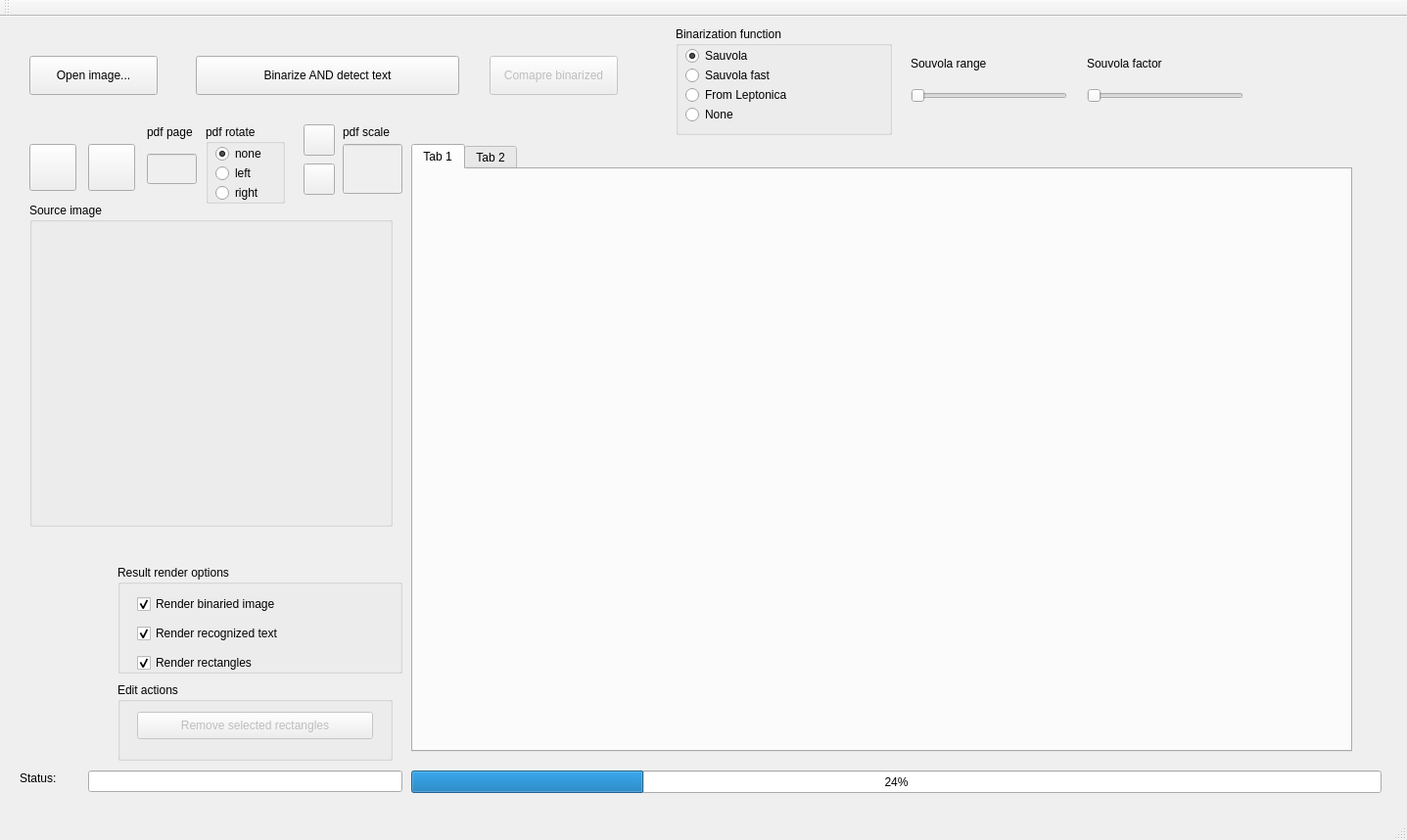
<?xml version="1.0" encoding="UTF-8"?>
<ui version="4.0">
 <class>WidImageBinarizerClass</class>
 <widget class="QMainWindow" name="WidImageBinarizerClass">
  <property name="geometry">
   <rect>
    <x>0</x>
    <y>0</y>
    <width>1437</width>
    <height>858</height>
   </rect>
  </property>
  <property name="windowTitle">
   <string>Image Binarizer Demo App</string>
  </property>
  <widget class="QWidget" name="centralWidget">
   <widget class="QPushButton" name="m_pushButtonOpenImage">
    <property name="geometry">
     <rect>
      <x>30</x>
      <y>40</y>
      <width>131</width>
      <height>40</height>
     </rect>
    </property>
    <property name="maximumSize">
     <size>
      <width>16777215</width>
      <height>40</height>
     </size>
    </property>
    <property name="text">
     <string>Open image...</string>
    </property>
   </widget>
   <widget class="QPushButton" name="m_pushButtonBinarize">
    <property name="geometry">
     <rect>
      <x>200</x>
      <y>40</y>
      <width>269</width>
      <height>40</height>
     </rect>
    </property>
    <property name="maximumSize">
     <size>
      <width>16777215</width>
      <height>40</height>
     </size>
    </property>
    <property name="text">
     <string>Binarize AND detect text</string>
    </property>
   </widget>
   <widget class="QGroupBox" name="groupBox">
    <property name="geometry">
     <rect>
      <x>30</x>
      <y>190</y>
      <width>371</width>
      <height>331</height>
     </rect>
    </property>
    <property name="title">
     <string>Source image</string>
    </property>
    <widget class="QLabel" name="m_labelImageSrc">
     <property name="geometry">
      <rect>
       <x>10</x>
       <y>20</y>
       <width>341</width>
       <height>301</height>
      </rect>
     </property>
     <property name="text">
      <string/>
     </property>
    </widget>
   </widget>
   <widget class="QLabel" name="m_labelSauvolaRange">
    <property name="geometry">
     <rect>
      <x>930</x>
      <y>40</y>
      <width>101</width>
      <height>16</height>
     </rect>
    </property>
    <property name="text">
     <string>Souvola range</string>
    </property>
   </widget>
   <widget class="QSlider" name="m_sliderSauvolaRange">
    <property name="geometry">
     <rect>
      <x>930</x>
      <y>70</y>
      <width>160</width>
      <height>22</height>
     </rect>
    </property>
    <property name="minimum">
     <number>1</number>
    </property>
    <property name="maximum">
     <number>12</number>
    </property>
    <property name="orientation">
     <enum>Qt::Horizontal</enum>
    </property>
   </widget>
   <widget class="QLabel" name="m_labelSauvolaFactor">
    <property name="geometry">
     <rect>
      <x>1110</x>
      <y>40</y>
      <width>151</width>
      <height>16</height>
     </rect>
    </property>
    <property name="text">
     <string>Souvola factor</string>
    </property>
   </widget>
   <widget class="QSlider" name="m_sliderSauvolaFactor">
    <property name="geometry">
     <rect>
      <x>1110</x>
      <y>70</y>
      <width>160</width>
      <height>22</height>
     </rect>
    </property>
    <property name="minimum">
     <number>0</number>
    </property>
    <property name="maximum">
     <number>10</number>
    </property>
    <property name="orientation">
     <enum>Qt::Horizontal</enum>
    </property>
   </widget>
   <widget class="QTabWidget" name="m_tabWidget">
    <property name="geometry">
     <rect>
      <x>420</x>
      <y>130</y>
      <width>961</width>
      <height>621</height>
     </rect>
    </property>
    <property name="currentIndex">
     <number>0</number>
    </property>
    <widget class="QWidget" name="tab">
     <attribute name="title">
      <string>Tab 1</string>
     </attribute>
    </widget>
    <widget class="QWidget" name="tab_2">
     <attribute name="title">
      <string>Tab 2</string>
     </attribute>
    </widget>
   </widget>
   <widget class="QGroupBox" name="groupBox_2">
    <property name="geometry">
     <rect>
      <x>690</x>
      <y>10</y>
      <width>221</width>
      <height>111</height>
     </rect>
    </property>
    <property name="title">
     <string>Binarization function</string>
    </property>
    <widget class="QRadioButton" name="m_radioFuncSauvola">
     <property name="geometry">
      <rect>
       <x>10</x>
       <y>20</y>
       <width>141</width>
       <height>20</height>
      </rect>
     </property>
     <property name="text">
      <string>Sauvola</string>
     </property>
     <property name="checked">
      <bool>true</bool>
     </property>
    </widget>
    <widget class="QRadioButton" name="m_radioFuncLeptonica">
     <property name="geometry">
      <rect>
       <x>10</x>
       <y>60</y>
       <width>131</width>
       <height>20</height>
      </rect>
     </property>
     <property name="text">
      <string>From Leptonica</string>
     </property>
    </widget>
    <widget class="QRadioButton" name="m_radioFuncNone">
     <property name="geometry">
      <rect>
       <x>10</x>
       <y>80</y>
       <width>131</width>
       <height>20</height>
      </rect>
     </property>
     <property name="text">
      <string>None</string>
     </property>
    </widget>
    <widget class="QRadioButton" name="m_radioFuncSauvolaFast">
     <property name="geometry">
      <rect>
       <x>10</x>
       <y>40</y>
       <width>141</width>
       <height>20</height>
      </rect>
     </property>
     <property name="text">
      <string>Sauvola fast</string>
     </property>
     <property name="checked">
      <bool>false</bool>
     </property>
    </widget>
   </widget>
   <widget class="QLabel" name="label">
    <property name="geometry">
     <rect>
      <x>20</x>
      <y>770</y>
      <width>55</width>
      <height>16</height>
     </rect>
    </property>
    <property name="text">
     <string>Status:</string>
    </property>
   </widget>
   <widget class="QLineEdit" name="m_lineEditStatus">
    <property name="geometry">
     <rect>
      <x>90</x>
      <y>770</y>
      <width>321</width>
      <height>22</height>
     </rect>
    </property>
    <property name="readOnly">
     <bool>true</bool>
    </property>
   </widget>
   <widget class="QGroupBox" name="groupBox_3">
    <property name="geometry">
     <rect>
      <x>120</x>
      <y>560</y>
      <width>291</width>
      <height>111</height>
     </rect>
    </property>
    <property name="title">
     <string>Result render options</string>
    </property>
    <widget class="QCheckBox" name="m_checkBoxRenderBinarizedImage">
     <property name="geometry">
      <rect>
       <x>20</x>
       <y>30</y>
       <width>171</width>
       <height>20</height>
      </rect>
     </property>
     <property name="text">
      <string>Render binaried image</string>
     </property>
     <property name="checked">
      <bool>true</bool>
     </property>
    </widget>
    <widget class="QCheckBox" name="m_checkBoxRenderRecogniedText">
     <property name="geometry">
      <rect>
       <x>20</x>
       <y>60</y>
       <width>181</width>
       <height>20</height>
      </rect>
     </property>
     <property name="text">
      <string>Render recognized text</string>
     </property>
     <property name="checked">
      <bool>true</bool>
     </property>
    </widget>
    <widget class="QCheckBox" name="m_checkBoxRenderRectangles">
     <property name="geometry">
      <rect>
       <x>20</x>
       <y>90</y>
       <width>181</width>
       <height>20</height>
      </rect>
     </property>
     <property name="text">
      <string>Render rectangles</string>
     </property>
     <property name="checked">
      <bool>true</bool>
     </property>
    </widget>
   </widget>
   <widget class="QGroupBox" name="groupBox_4">
    <property name="geometry">
     <rect>
      <x>120</x>
      <y>680</y>
      <width>281</width>
      <height>80</height>
     </rect>
    </property>
    <property name="title">
     <string>Edit actions</string>
    </property>
    <widget class="QPushButton" name="m_buttonRemoveSelectedRectangles">
     <property name="enabled">
      <bool>false</bool>
     </property>
     <property name="geometry">
      <rect>
       <x>20</x>
       <y>30</y>
       <width>241</width>
       <height>28</height>
      </rect>
     </property>
     <property name="text">
      <string>Remove selected rectangles</string>
     </property>
    </widget>
   </widget>
   <widget class="QPushButton" name="m_buttonDown">
    <property name="geometry">
     <rect>
      <x>30</x>
      <y>130</y>
      <width>48</width>
      <height>48</height>
     </rect>
    </property>
    <property name="text">
     <string/>
    </property>
    <property name="icon">
     <iconset resource="../res/WidImageBinarizer.qrc">
      <normaloff>:/arrow_down.png</normaloff>:/arrow_down.png</iconset>
    </property>
    <property name="iconSize">
     <size>
      <width>64</width>
      <height>64</height>
     </size>
    </property>
   </widget>
   <widget class="QPushButton" name="m_buttonUp">
    <property name="geometry">
     <rect>
      <x>90</x>
      <y>130</y>
      <width>48</width>
      <height>48</height>
     </rect>
    </property>
    <property name="text">
     <string/>
    </property>
    <property name="icon">
     <iconset resource="../res/WidImageBinarizer.qrc">
      <normaloff>:/arrow_up.png</normaloff>:/arrow_up.png</iconset>
    </property>
    <property name="iconSize">
     <size>
      <width>64</width>
      <height>64</height>
     </size>
    </property>
   </widget>
   <widget class="QLineEdit" name="m_linePage">
    <property name="enabled">
     <bool>false</bool>
    </property>
    <property name="geometry">
     <rect>
      <x>150</x>
      <y>140</y>
      <width>51</width>
      <height>31</height>
     </rect>
    </property>
   </widget>
   <widget class="QLabel" name="label_2">
    <property name="geometry">
     <rect>
      <x>150</x>
      <y>110</y>
      <width>55</width>
      <height>16</height>
     </rect>
    </property>
    <property name="text">
     <string>pdf page</string>
    </property>
   </widget>
   <widget class="QLineEdit" name="m_lineScale">
    <property name="enabled">
     <bool>false</bool>
    </property>
    <property name="geometry">
     <rect>
      <x>350</x>
      <y>130</y>
      <width>61</width>
      <height>51</height>
     </rect>
    </property>
   </widget>
   <widget class="QLabel" name="label_3">
    <property name="geometry">
     <rect>
      <x>350</x>
      <y>110</y>
      <width>55</width>
      <height>16</height>
     </rect>
    </property>
    <property name="text">
     <string>pdf scale</string>
    </property>
   </widget>
   <widget class="QPushButton" name="m_buttonPlus">
    <property name="geometry">
     <rect>
      <x>310</x>
      <y>110</y>
      <width>32</width>
      <height>32</height>
     </rect>
    </property>
    <property name="text">
     <string/>
    </property>
    <property name="icon">
     <iconset resource="../res/WidImageBinarizer.qrc">
      <normaloff>:/arrow_plus.png</normaloff>:/arrow_plus.png</iconset>
    </property>
   </widget>
   <widget class="QPushButton" name="m_buttonMinus">
    <property name="geometry">
     <rect>
      <x>310</x>
      <y>150</y>
      <width>32</width>
      <height>32</height>
     </rect>
    </property>
    <property name="text">
     <string/>
    </property>
    <property name="icon">
     <iconset resource="../res/WidImageBinarizer.qrc">
      <normaloff>:/arrow_minus.png</normaloff>:/arrow_minus.png</iconset>
    </property>
   </widget>
   <widget class="QProgressBar" name="m_progressRecognition">
    <property name="geometry">
     <rect>
      <x>420</x>
      <y>770</y>
      <width>991</width>
      <height>23</height>
     </rect>
    </property>
    <property name="value">
     <number>24</number>
    </property>
   </widget>
   <widget class="QGroupBox" name="groupBox_5">
    <property name="geometry">
     <rect>
      <x>210</x>
      <y>110</y>
      <width>81</width>
      <height>81</height>
     </rect>
    </property>
    <property name="title">
     <string>pdf rotate</string>
    </property>
    <widget class="QRadioButton" name="m_radioRotateNone">
     <property name="geometry">
      <rect>
       <x>10</x>
       <y>20</y>
       <width>61</width>
       <height>20</height>
      </rect>
     </property>
     <property name="text">
      <string>none</string>
     </property>
     <property name="checked">
      <bool>true</bool>
     </property>
    </widget>
    <widget class="QRadioButton" name="m_radioRotateLeft">
     <property name="geometry">
      <rect>
       <x>10</x>
       <y>40</y>
       <width>61</width>
       <height>20</height>
      </rect>
     </property>
     <property name="text">
      <string>left</string>
     </property>
    </widget>
    <widget class="QRadioButton" name="m_radioRotateRight">
     <property name="geometry">
      <rect>
       <x>10</x>
       <y>60</y>
       <width>61</width>
       <height>20</height>
      </rect>
     </property>
     <property name="text">
      <string>right</string>
     </property>
    </widget>
   </widget>
   <widget class="QPushButton" name="m_buttonCompareBinarized">
    <property name="enabled">
     <bool>false</bool>
    </property>
    <property name="geometry">
     <rect>
      <x>500</x>
      <y>40</y>
      <width>131</width>
      <height>40</height>
     </rect>
    </property>
    <property name="maximumSize">
     <size>
      <width>16777215</width>
      <height>40</height>
     </size>
    </property>
    <property name="text">
     <string>Comapre binarized</string>
    </property>
   </widget>
  </widget>
  <widget class="QMenuBar" name="menuBar">
   <property name="geometry">
    <rect>
     <x>0</x>
     <y>0</y>
     <width>1437</width>
     <height>26</height>
    </rect>
   </property>
  </widget>
  <widget class="QToolBar" name="mainToolBar">
   <attribute name="toolBarArea">
    <enum>TopToolBarArea</enum>
   </attribute>
   <attribute name="toolBarBreak">
    <bool>false</bool>
   </attribute>
  </widget>
  <widget class="QStatusBar" name="statusBar"/>
 </widget>
 <layoutdefault spacing="6" margin="11"/>
 <resources>
  <include location="../res/WidImageBinarizer.qrc"/>
 </resources>
 <connections/>
</ui>
